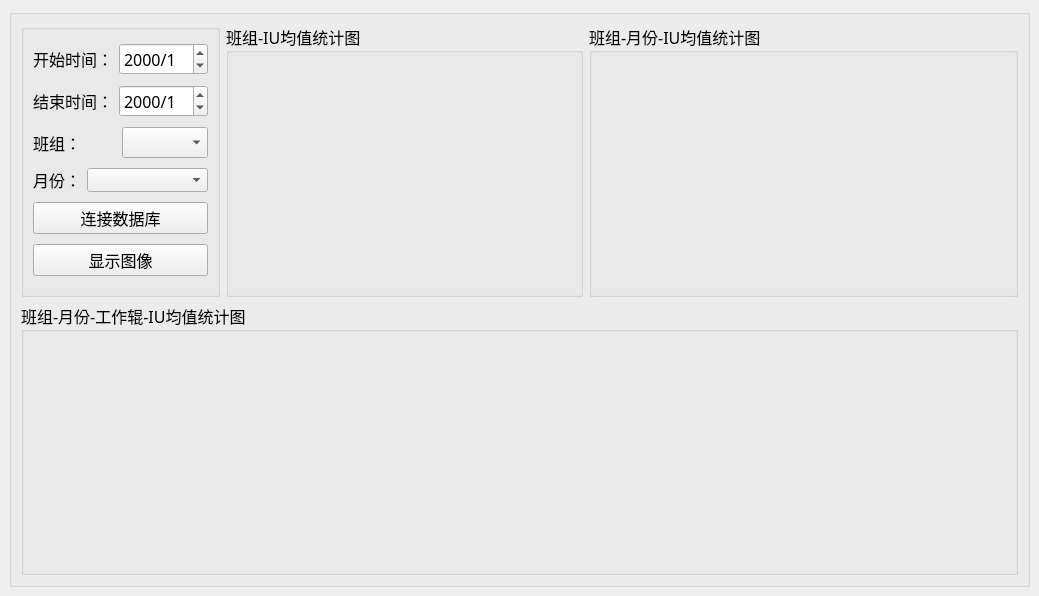
<?xml version="1.0" encoding="UTF-8"?>
<ui version="4.0">
 <class>MainWindow</class>
 <widget class="QMainWindow" name="MainWindow">
  <property name="geometry">
   <rect>
    <x>0</x>
    <y>0</y>
    <width>1039</width>
    <height>596</height>
   </rect>
  </property>
  <property name="windowTitle">
   <string>MainWindow</string>
  </property>
  <widget class="QWidget" name="centralWidget">
   <layout class="QHBoxLayout" name="horizontalLayout">
    <item>
     <widget class="QGroupBox" name="groupBox">
      <property name="title">
       <string/>
      </property>
      <layout class="QVBoxLayout" name="verticalLayout">
       <item>
        <layout class="QHBoxLayout" name="horizontalLayout_2" stretch="1,5,6">
         <item>
          <widget class="QGroupBox" name="groupBox_2">
           <property name="title">
            <string/>
           </property>
           <layout class="QVBoxLayout" name="verticalLayout_2">
            <item>
             <layout class="QHBoxLayout" name="horizontalLayout_4">
              <item>
               <widget class="QLabel" name="label">
                <property name="font">
                 <font>
                  <family>3ds</family>
                  <pointsize>12</pointsize>
                 </font>
                </property>
                <property name="text">
                 <string>开始时间：</string>
                </property>
               </widget>
              </item>
              <item>
               <widget class="QDateEdit" name="dateEdit">
                <property name="font">
                 <font>
                  <family>3ds</family>
                  <pointsize>12</pointsize>
                 </font>
                </property>
                <property name="displayFormat">
                 <string>yyyy/M</string>
                </property>
               </widget>
              </item>
             </layout>
            </item>
            <item>
             <layout class="QHBoxLayout" name="horizontalLayout_5">
              <item>
               <widget class="QLabel" name="label_2">
                <property name="font">
                 <font>
                  <family>3ds</family>
                  <pointsize>12</pointsize>
                 </font>
                </property>
                <property name="text">
                 <string>结束时间：</string>
                </property>
               </widget>
              </item>
              <item>
               <widget class="QDateEdit" name="dateEdit_2">
                <property name="font">
                 <font>
                  <family>3ds</family>
                  <pointsize>12</pointsize>
                 </font>
                </property>
                <property name="displayFormat">
                 <string>yyyy/M</string>
                </property>
               </widget>
              </item>
             </layout>
            </item>
            <item>
             <layout class="QHBoxLayout" name="horizontalLayout_7">
              <item>
               <widget class="QLabel" name="label_3">
                <property name="font">
                 <font>
                  <family>3ds</family>
                  <pointsize>12</pointsize>
                 </font>
                </property>
                <property name="text">
                 <string>班组：</string>
                </property>
               </widget>
              </item>
              <item>
               <widget class="QComboBox" name="comboBox">
                <property name="font">
                 <font>
                  <family>3ds</family>
                  <pointsize>12</pointsize>
                 </font>
                </property>
               </widget>
              </item>
             </layout>
            </item>
            <item>
             <layout class="QHBoxLayout" name="horizontalLayout_8" stretch="1,3">
              <item>
               <widget class="QLabel" name="label_4">
                <property name="font">
                 <font>
                  <family>3ds</family>
                  <pointsize>12</pointsize>
                 </font>
                </property>
                <property name="text">
                 <string>月份：</string>
                </property>
               </widget>
              </item>
              <item>
               <widget class="QComboBox" name="comboBox_2">
                <property name="font">
                 <font>
                  <family>3ds</family>
                  <pointsize>8</pointsize>
                 </font>
                </property>
               </widget>
              </item>
             </layout>
            </item>
            <item>
             <widget class="QPushButton" name="pushButton">
              <property name="font">
               <font>
                <family>3ds</family>
                <pointsize>12</pointsize>
               </font>
              </property>
              <property name="text">
               <string>连接数据库</string>
              </property>
             </widget>
            </item>
            <item>
             <widget class="QPushButton" name="pushButton_2">
              <property name="font">
               <font>
                <family>3ds</family>
                <pointsize>12</pointsize>
               </font>
              </property>
              <property name="text">
               <string>显示图像</string>
              </property>
             </widget>
            </item>
           </layout>
          </widget>
         </item>
         <item>
          <widget class="QGroupBox" name="groupBox_3">
           <property name="font">
            <font>
             <family>3ds</family>
             <pointsize>12</pointsize>
            </font>
           </property>
           <property name="title">
            <string>班组-IU均值统计图</string>
           </property>
           <layout class="QGridLayout" name="gridLayout_4">
            <item row="0" column="0">
             <layout class="QGridLayout" name="gridLayout"/>
            </item>
           </layout>
          </widget>
         </item>
         <item>
          <widget class="QGroupBox" name="groupBox_4">
           <property name="font">
            <font>
             <family>3ds</family>
             <pointsize>12</pointsize>
            </font>
           </property>
           <property name="title">
            <string>班组-月份-IU均值统计图</string>
           </property>
           <layout class="QGridLayout" name="gridLayout_5">
            <item row="0" column="0">
             <layout class="QGridLayout" name="gridLayout_2"/>
            </item>
           </layout>
          </widget>
         </item>
        </layout>
       </item>
       <item>
        <widget class="QGroupBox" name="groupBox_5">
         <property name="font">
          <font>
           <family>3ds</family>
           <pointsize>12</pointsize>
          </font>
         </property>
         <property name="title">
          <string>班组-月份-工作辊-IU均值统计图</string>
         </property>
         <layout class="QGridLayout" name="gridLayout_6">
          <item row="0" column="0">
           <layout class="QGridLayout" name="gridLayout_3"/>
          </item>
         </layout>
        </widget>
       </item>
      </layout>
     </widget>
    </item>
   </layout>
  </widget>
 </widget>
 <resources/>
 <connections/>
</ui>
